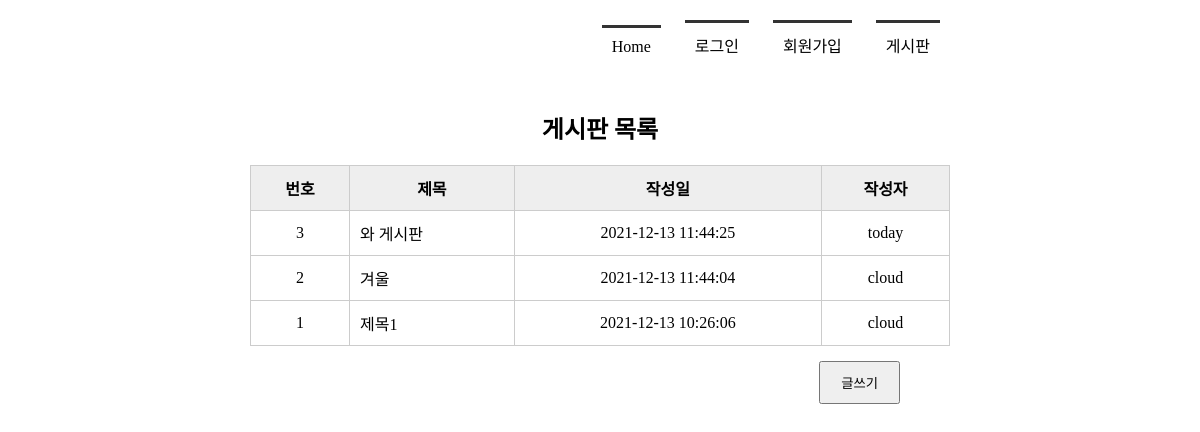
The app's page /board_list/, older data.
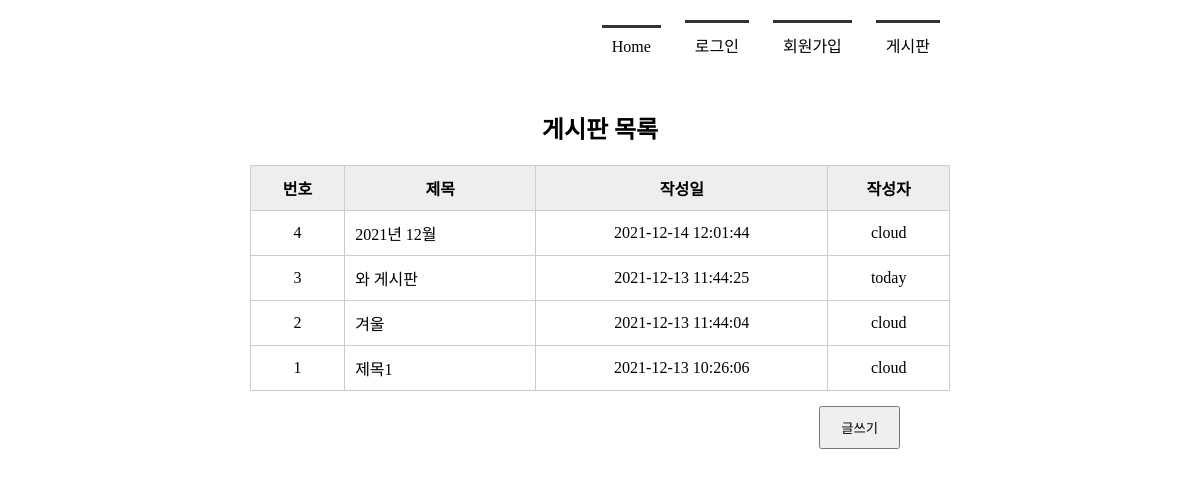
The same page, newer data.
### tables this page shows
CREATE TABLE board(
            bno INTEGER PRIMARY KEY AUTOINCREMENT,
            title TEXT NOT NULL,
            content TEXT NOT NULL,
            create_date TIMESTAMP DATE DEFAULT (datetime('now', 'localtime')),
            mid CHAR(5) NOT NULL,
            FOREIGN KEY(mid) REFERENCES member(mid)
        );

### app.py (the view)
@app.route('/board_list/')
def board_list():
    conn = getconn()
    cur = conn.cursor()
    sql = "SELECT * FROM board ORDER BY bno DESC"
    cur.execute(sql)
    rs = cur.fetchall()
    conn.close()
    return render_template('board_list.html', rs=rs)

### app.py (called while the page is built)
def getconn():
    conn = sqlite3.connect('./memberdb.db')
    return conn

### templates/board_list.html (shortened to what this page needs)
<!DOCTYPE html>
<html lang="ko">
<head>
    <link rel="stylesheet" href="{{ url_for('static', filename='css/style.css') }}">
</head>
<body>
    <div id="container">
        {% include 'nav_bar.html' %}
        <section>
            <h1>게시판 목록</h1>
            <table class="tbl_bo_list">
                <tr>
                    <th>번호</th><th>제목</th><th>작성일</th><th>작성자</th>
                </tr>
                {% for i in rs %}
                <tr>
                    <td>{{ i[0] }}</td>
                    <td><a href="{{ url_for('board_view', bno=i[0]) }}">{{ i[1] }}</a></td>
                    <td>{{ i[3] }}</td>
                    <td>{{ i[4] }}</td>
                </tr>
                {% endfor %}
            </table>
            <div class="btn_write">
                <input type="button" value="글쓰기" onclick="goWrite()">
            </div>
        </section>
    </div>
</body>
</html>

### templates/nav_bar.html
<header>
    <nav>
        <ul>
            {% if session %}
                <li><a href="{{ url_for('index') }}">Home</a></li>
                <li><a href="{{ url_for ('logout') }}">({{ session['userID'] }}님)로그아웃</a></li>
                <li><a href="{{ url_for('member_list') }}">회원목록</a></li>
                <li><a href="{{ url_for('board_list') }}">게시판</a></li>
            {% else %}
                <li><a href="{{ url_for('index') }}">Home</a></li>
                <li><a href="{{ url_for('login') }}">로그인</a></li>
                <li><a href="{{ url_for('register') }}">회원가입</a></li>
                <li><a href="{{ url_for('board_list') }}">게시판</a></li>
            {% endif %}
        </ul>
    </nav>
</header>

### static/css/style.css (style rules this page uses)
* { margin: 0; padding: 0; }
#container { width: 1000px; margin: 10px auto; }
header { height: 100px; }
nav ul { list-style: none; text-align: right; margin-right: 150px; }
nav ul li { display: inline-block; margin: 10px; border-top: 3px solid #333; padding: 10px; }
nav ul li a { text-decoration: none; color: #000; }
section { text-align: center; }
section table { width: 600px; margin: 0 auto; border-collapse: collapse; }
section h1 { margin-bottom: 20px; }
section table, th, td { border: 1px solid #ccc; padding: 10px }
section table th { background-color: #eee }
section table a { color: #000; }
section .tbl_bo_list { width: 700px; margin: 0 auto; }
section .tbl_bo_list tr td:nth-child(2) { text-align: left; }
section .tbl_bo_list a { text-decoration: none; color: #000 }
section .btn_write { text-align: right; margin: 15px 200px; }
section .btn_write input { padding: 10px 20px; }

Row changes from the older to the newer data that the page shows:
added board: bno "4", title "2021년 12월", create_date "2021-12-14 12:01:44", mid "cloud"
